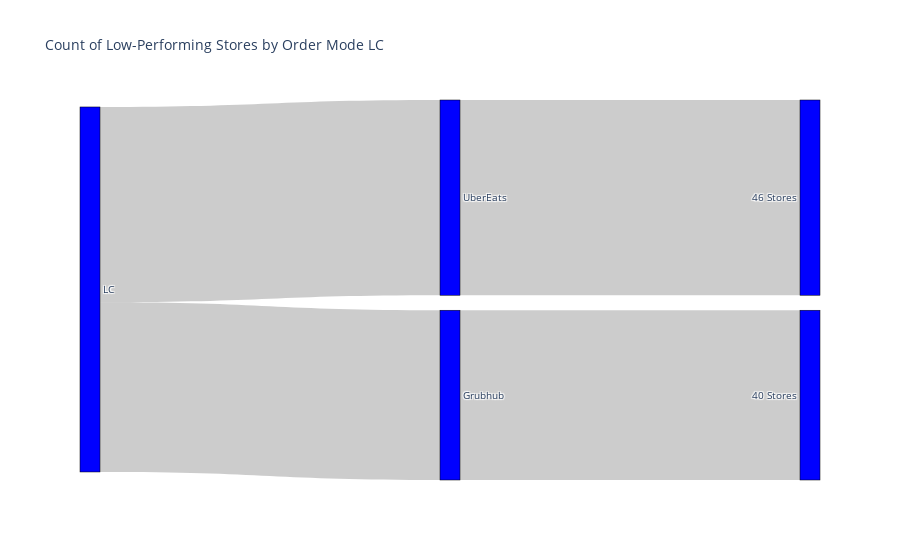

The notebook cell this image was saved under:
### Code cell
aux=rev_share_order[rev_share_order['PerformanceLabel']=='Low']


less_rev_share_unit_Count(aux)

### Figure 1 — Plotly figure (JSON) as saved in the notebook; plotly's stock layout.template omitted (floating-point values rounded to 4 significant figures)
{"data": [{"link": {"source": [0, 0, 1, 3], "target": [1, 3, 2, 4], "value": [40, 46, 40, 46]}, "node": {"color": "blue", "label": ["LC", "Grubhub", "40 Stores", "UberEats", "46 Stores"], "line": {"color": "black", "width": 0.5}, "pad": 15, "thickness": 20}, "type": "sankey"}], "layout": {"font": {"size": 10}, "title": {"text": "Count of Low-Performing Stores by Order Mode LC"}}}
